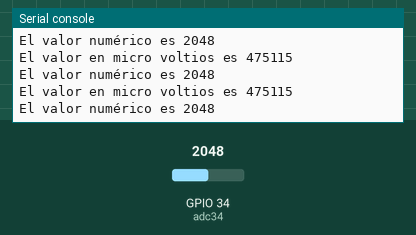
A program run on a simulated ESP32 board running MicroPython. Parts: the last lines printed to the serial console. The test bench sets the inputs (shaded band); at power-on: GPIO 34 (adc34) = 2048 (analog values on the 0–4095 scale).

Above: at 1.2 s.
1.3 s: GPIO 34 (adc34) set to 2866
At 1.69 s:
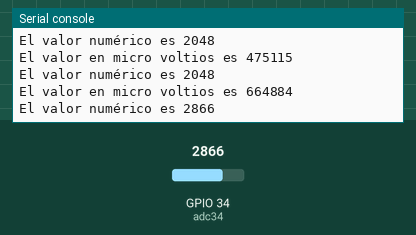
2.8 s: GPIO 34 (adc34) set to 3603
At 2.94 s:
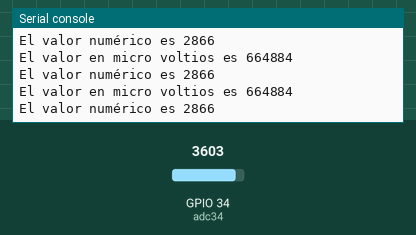
Timing chart, 0 to 5.8 s (numbered marks = the images above; inputs shaded):
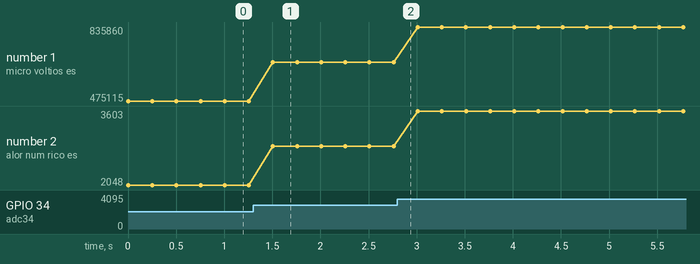

The program:

ADC.py
```python
import time
from machine import Pin, PWM, ADC

adc34 = ADC(Pin(34))

def Principal():
    while True:
        print("El valor en micro voltios es {}".format(adc34.read_uv()))
        print("El valor numérico es {}".format(adc34.read()))
        time.sleep_ms(250)


print("\n\n -------------------------- Inicio del programa --------------------------\n\n")

Principal()

print("\n\n -------------------------- Termino el programa --------------------------\n\n")
```

Measured:
- after the input at 1.3 s, the serial console: prints a new line after 0.21 s (image 1)
- plotted number 1: 475115 → 664884 after the input at 1.3 s, 664884 → 835860 after the input at 2.8 s
- plotted number 2: 2048 → 2866 after the input at 1.3 s, 2866 → 3603 after the input at 2.8 s
